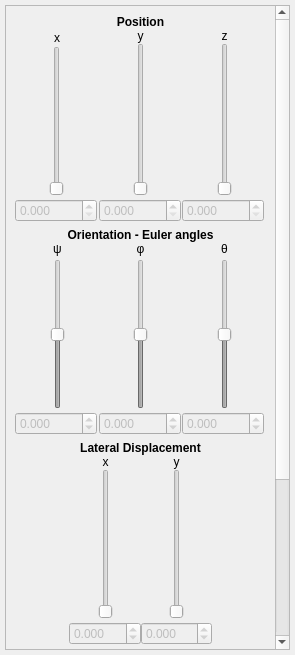
<?xml version="1.0" encoding="UTF-8"?>
<ui version="4.0">
 <class>MoleculeSettings</class>
 <widget class="QDockWidget" name="MoleculeSettings">
  <property name="geometry">
   <rect>
    <x>0</x>
    <y>0</y>
    <width>295</width>
    <height>655</height>
   </rect>
  </property>
  <property name="sizePolicy">
   <sizepolicy hsizetype="Preferred" vsizetype="Preferred">
    <horstretch>0</horstretch>
    <verstretch>0</verstretch>
   </sizepolicy>
  </property>
  <property name="minimumSize">
   <size>
    <width>295</width>
    <height>116</height>
   </size>
  </property>
  <property name="maximumSize">
   <size>
    <width>295</width>
    <height>524287</height>
   </size>
  </property>
  <property name="windowTitle">
   <string>Molecule Adjustment</string>
  </property>
  <widget class="QWidget" name="dockWidgetContents">
   <property name="minimumSize">
    <size>
     <width>295</width>
     <height>0</height>
    </size>
   </property>
   <property name="maximumSize">
    <size>
     <width>295</width>
     <height>16777215</height>
    </size>
   </property>
   <layout class="QHBoxLayout" name="horizontalLayout_16">
    <property name="spacing">
     <number>5</number>
    </property>
    <property name="leftMargin">
     <number>5</number>
    </property>
    <property name="topMargin">
     <number>5</number>
    </property>
    <property name="rightMargin">
     <number>5</number>
    </property>
    <property name="bottomMargin">
     <number>5</number>
    </property>
    <item>
     <widget class="QScrollArea" name="scrollArea">
      <property name="widgetResizable">
       <bool>true</bool>
      </property>
      <widget class="QWidget" name="scrollAreaWidgetContents">
       <property name="geometry">
        <rect>
         <x>0</x>
         <y>-385</y>
         <width>276</width>
         <height>990</height>
        </rect>
       </property>
       <layout class="QVBoxLayout" name="verticalLayout">
        <item>
         <layout class="QVBoxLayout" name="verticalLayout_25">
          <item>
           <layout class="QVBoxLayout" name="verticalLayout_14">
            <property name="spacing">
             <number>0</number>
            </property>
            <item>
             <widget class="QLabel" name="positionTitle">
              <property name="text">
               <string>&lt;b&gt;Position&lt;/b&gt;</string>
              </property>
              <property name="textFormat">
               <enum>Qt::RichText</enum>
              </property>
              <property name="alignment">
               <set>Qt::AlignCenter</set>
              </property>
             </widget>
            </item>
            <item>
             <layout class="QHBoxLayout" name="horizontalLayout_7">
              <property name="spacing">
               <number>0</number>
              </property>
              <item>
               <layout class="QVBoxLayout" name="verticalLayout_3">
                <property name="spacing">
                 <number>3</number>
                </property>
                <item>
                 <layout class="QHBoxLayout" name="horizontalLayout">
                  <item>
                   <spacer name="horizontalSpacer">
                    <property name="orientation">
                     <enum>Qt::Horizontal</enum>
                    </property>
                    <property name="sizeHint" stdset="0">
                     <size>
                      <width>10</width>
                      <height>20</height>
                     </size>
                    </property>
                   </spacer>
                  </item>
                  <item>
                   <layout class="QVBoxLayout" name="verticalLayout_2">
                    <property name="spacing">
                     <number>0</number>
                    </property>
                    <item>
                     <widget class="QLabel" name="xLabel">
                      <property name="minimumSize">
                       <size>
                        <width>16</width>
                        <height>17</height>
                       </size>
                      </property>
                      <property name="text">
                       <string>x</string>
                      </property>
                      <property name="alignment">
                       <set>Qt::AlignCenter</set>
                      </property>
                     </widget>
                    </item>
                    <item>
                     <widget class="QSlider" name="xSlider">
                      <property name="enabled">
                       <bool>false</bool>
                      </property>
                      <property name="minimumSize">
                       <size>
                        <width>0</width>
                        <height>150</height>
                       </size>
                      </property>
                      <property name="orientation">
                       <enum>Qt::Vertical</enum>
                      </property>
                     </widget>
                    </item>
                   </layout>
                  </item>
                  <item>
                   <spacer name="horizontalSpacer_2">
                    <property name="orientation">
                     <enum>Qt::Horizontal</enum>
                    </property>
                    <property name="sizeHint" stdset="0">
                     <size>
                      <width>10</width>
                      <height>20</height>
                     </size>
                    </property>
                   </spacer>
                  </item>
                 </layout>
                </item>
                <item>
                 <widget class="QDoubleSpinBox" name="xSpinBox">
                  <property name="enabled">
                   <bool>false</bool>
                  </property>
                  <property name="maximumSize">
                   <size>
                    <width>82</width>
                    <height>16777215</height>
                   </size>
                  </property>
                  <property name="decimals">
                   <number>3</number>
                  </property>
                 </widget>
                </item>
               </layout>
              </item>
              <item>
               <layout class="QVBoxLayout" name="verticalLayout_5">
                <property name="spacing">
                 <number>3</number>
                </property>
                <item>
                 <layout class="QHBoxLayout" name="horizontalLayout_2">
                  <item>
                   <spacer name="horizontalSpacer_3">
                    <property name="orientation">
                     <enum>Qt::Horizontal</enum>
                    </property>
                    <property name="sizeHint" stdset="0">
                     <size>
                      <width>0</width>
                      <height>20</height>
                     </size>
                    </property>
                   </spacer>
                  </item>
                  <item>
                   <layout class="QVBoxLayout" name="verticalLayout_4">
                    <property name="spacing">
                     <number>0</number>
                    </property>
                    <item>
                     <widget class="QLabel" name="yLabel">
                      <property name="text">
                       <string>y</string>
                      </property>
                      <property name="alignment">
                       <set>Qt::AlignCenter</set>
                      </property>
                     </widget>
                    </item>
                    <item>
                     <widget class="QSlider" name="ySlider">
                      <property name="enabled">
                       <bool>false</bool>
                      </property>
                      <property name="minimumSize">
                       <size>
                        <width>0</width>
                        <height>150</height>
                       </size>
                      </property>
                      <property name="orientation">
                       <enum>Qt::Vertical</enum>
                      </property>
                     </widget>
                    </item>
                   </layout>
                  </item>
                  <item>
                   <spacer name="horizontalSpacer_4">
                    <property name="orientation">
                     <enum>Qt::Horizontal</enum>
                    </property>
                    <property name="sizeHint" stdset="0">
                     <size>
                      <width>0</width>
                      <height>20</height>
                     </size>
                    </property>
                   </spacer>
                  </item>
                 </layout>
                </item>
                <item>
                 <widget class="QDoubleSpinBox" name="ySpinBox">
                  <property name="enabled">
                   <bool>false</bool>
                  </property>
                  <property name="maximumSize">
                   <size>
                    <width>82</width>
                    <height>16777215</height>
                   </size>
                  </property>
                  <property name="decimals">
                   <number>3</number>
                  </property>
                 </widget>
                </item>
               </layout>
              </item>
              <item>
               <layout class="QVBoxLayout" name="verticalLayout_7">
                <property name="spacing">
                 <number>3</number>
                </property>
                <item>
                 <layout class="QHBoxLayout" name="horizontalLayout_3">
                  <item>
                   <spacer name="horizontalSpacer_5">
                    <property name="orientation">
                     <enum>Qt::Horizontal</enum>
                    </property>
                    <property name="sizeHint" stdset="0">
                     <size>
                      <width>0</width>
                      <height>20</height>
                     </size>
                    </property>
                   </spacer>
                  </item>
                  <item>
                   <layout class="QVBoxLayout" name="verticalLayout_6">
                    <property name="spacing">
                     <number>0</number>
                    </property>
                    <item>
                     <widget class="QLabel" name="zLabel">
                      <property name="text">
                       <string>z</string>
                      </property>
                      <property name="alignment">
                       <set>Qt::AlignCenter</set>
                      </property>
                     </widget>
                    </item>
                    <item>
                     <widget class="QSlider" name="zSlider">
                      <property name="enabled">
                       <bool>false</bool>
                      </property>
                      <property name="minimumSize">
                       <size>
                        <width>0</width>
                        <height>150</height>
                       </size>
                      </property>
                      <property name="orientation">
                       <enum>Qt::Vertical</enum>
                      </property>
                     </widget>
                    </item>
                   </layout>
                  </item>
                  <item>
                   <spacer name="horizontalSpacer_6">
                    <property name="orientation">
                     <enum>Qt::Horizontal</enum>
                    </property>
                    <property name="sizeHint" stdset="0">
                     <size>
                      <width>0</width>
                      <height>20</height>
                     </size>
                    </property>
                   </spacer>
                  </item>
                 </layout>
                </item>
                <item>
                 <widget class="QDoubleSpinBox" name="zSpinBox">
                  <property name="enabled">
                   <bool>false</bool>
                  </property>
                  <property name="maximumSize">
                   <size>
                    <width>82</width>
                    <height>16777215</height>
                   </size>
                  </property>
                  <property name="decimals">
                   <number>3</number>
                  </property>
                 </widget>
                </item>
               </layout>
              </item>
             </layout>
            </item>
           </layout>
          </item>
          <item>
           <layout class="QVBoxLayout" name="verticalLayout_15">
            <property name="spacing">
             <number>0</number>
            </property>
            <item>
             <widget class="QLabel" name="orientationTitle">
              <property name="text">
               <string>&lt;b&gt;Orientation - Euler angles&lt;/b&gt;</string>
              </property>
              <property name="alignment">
               <set>Qt::AlignCenter</set>
              </property>
             </widget>
            </item>
            <item>
             <layout class="QHBoxLayout" name="horizontalLayout_8">
              <property name="spacing">
               <number>0</number>
              </property>
              <item>
               <layout class="QVBoxLayout" name="verticalLayout_11">
                <property name="spacing">
                 <number>3</number>
                </property>
                <item>
                 <layout class="QHBoxLayout" name="horizontalLayout_4">
                  <item>
                   <spacer name="horizontalSpacer_7">
                    <property name="orientation">
                     <enum>Qt::Horizontal</enum>
                    </property>
                    <property name="sizeHint" stdset="0">
                     <size>
                      <width>0</width>
                      <height>20</height>
                     </size>
                    </property>
                   </spacer>
                  </item>
                  <item>
                   <layout class="QVBoxLayout" name="verticalLayout_8">
                    <item>
                     <widget class="QLabel" name="psiLabel">
                      <property name="text">
                       <string>&lt;html&gt;&lt;head/&gt;&lt;body&gt;&lt;p&gt;&amp;#968;&lt;/p&gt;&lt;/body&gt;&lt;/html&gt;</string>
                      </property>
                      <property name="alignment">
                       <set>Qt::AlignCenter</set>
                      </property>
                     </widget>
                    </item>
                    <item>
                     <widget class="QSlider" name="psiSlider">
                      <property name="enabled">
                       <bool>false</bool>
                      </property>
                      <property name="minimumSize">
                       <size>
                        <width>0</width>
                        <height>150</height>
                       </size>
                      </property>
                      <property name="minimum">
                       <number>-1800</number>
                      </property>
                      <property name="maximum">
                       <number>1800</number>
                      </property>
                      <property name="orientation">
                       <enum>Qt::Vertical</enum>
                      </property>
                     </widget>
                    </item>
                   </layout>
                  </item>
                  <item>
                   <spacer name="horizontalSpacer_8">
                    <property name="orientation">
                     <enum>Qt::Horizontal</enum>
                    </property>
                    <property name="sizeHint" stdset="0">
                     <size>
                      <width>0</width>
                      <height>20</height>
                     </size>
                    </property>
                   </spacer>
                  </item>
                 </layout>
                </item>
                <item>
                 <widget class="QDoubleSpinBox" name="psiSpinBox">
                  <property name="enabled">
                   <bool>false</bool>
                  </property>
                  <property name="maximumSize">
                   <size>
                    <width>82</width>
                    <height>16777215</height>
                   </size>
                  </property>
                  <property name="decimals">
                   <number>3</number>
                  </property>
                  <property name="minimum">
                   <double>-180.000000000000000</double>
                  </property>
                  <property name="maximum">
                   <double>180.000000000000000</double>
                  </property>
                  <property name="singleStep">
                   <double>0.100000000000000</double>
                  </property>
                 </widget>
                </item>
               </layout>
              </item>
              <item>
               <layout class="QVBoxLayout" name="verticalLayout_12">
                <property name="spacing">
                 <number>3</number>
                </property>
                <item>
                 <layout class="QHBoxLayout" name="horizontalLayout_5">
                  <item>
                   <spacer name="horizontalSpacer_9">
                    <property name="orientation">
                     <enum>Qt::Horizontal</enum>
                    </property>
                    <property name="sizeHint" stdset="0">
                     <size>
                      <width>0</width>
                      <height>20</height>
                     </size>
                    </property>
                   </spacer>
                  </item>
                  <item>
                   <layout class="QVBoxLayout" name="verticalLayout_9">
                    <item>
                     <widget class="QLabel" name="phiLabel">
                      <property name="text">
                       <string>&lt;html&gt;&lt;head/&gt;&lt;body&gt;&lt;p&gt;&amp;#966;&lt;/p&gt;&lt;/body&gt;&lt;/html&gt;</string>
                      </property>
                      <property name="alignment">
                       <set>Qt::AlignCenter</set>
                      </property>
                     </widget>
                    </item>
                    <item>
                     <widget class="QSlider" name="phiSlider">
                      <property name="enabled">
                       <bool>false</bool>
                      </property>
                      <property name="minimumSize">
                       <size>
                        <width>0</width>
                        <height>150</height>
                       </size>
                      </property>
                      <property name="minimum">
                       <number>-1800</number>
                      </property>
                      <property name="maximum">
                       <number>1800</number>
                      </property>
                      <property name="orientation">
                       <enum>Qt::Vertical</enum>
                      </property>
                     </widget>
                    </item>
                   </layout>
                  </item>
                  <item>
                   <spacer name="horizontalSpacer_10">
                    <property name="orientation">
                     <enum>Qt::Horizontal</enum>
                    </property>
                    <property name="sizeHint" stdset="0">
                     <size>
                      <width>0</width>
                      <height>20</height>
                     </size>
                    </property>
                   </spacer>
                  </item>
                 </layout>
                </item>
                <item>
                 <widget class="QDoubleSpinBox" name="phiSpinBox">
                  <property name="enabled">
                   <bool>false</bool>
                  </property>
                  <property name="maximumSize">
                   <size>
                    <width>82</width>
                    <height>16777215</height>
                   </size>
                  </property>
                  <property name="decimals">
                   <number>3</number>
                  </property>
                  <property name="minimum">
                   <double>-180.000000000000000</double>
                  </property>
                  <property name="maximum">
                   <double>180.000000000000000</double>
                  </property>
                  <property name="singleStep">
                   <double>0.100000000000000</double>
                  </property>
                 </widget>
                </item>
               </layout>
              </item>
              <item>
               <layout class="QVBoxLayout" name="verticalLayout_13">
                <property name="spacing">
                 <number>3</number>
                </property>
                <item>
                 <layout class="QHBoxLayout" name="horizontalLayout_6">
                  <item>
                   <spacer name="horizontalSpacer_11">
                    <property name="orientation">
                     <enum>Qt::Horizontal</enum>
                    </property>
                    <property name="sizeHint" stdset="0">
                     <size>
                      <width>0</width>
                      <height>20</height>
                     </size>
                    </property>
                   </spacer>
                  </item>
                  <item>
                   <layout class="QVBoxLayout" name="verticalLayout_10">
                    <item>
                     <widget class="QLabel" name="thetaLabel">
                      <property name="text">
                       <string>&lt;html&gt;&lt;head/&gt;&lt;body&gt;&lt;p&gt;&amp;#952;&lt;/p&gt;&lt;/body&gt;&lt;/html&gt;</string>
                      </property>
                      <property name="alignment">
                       <set>Qt::AlignCenter</set>
                      </property>
                     </widget>
                    </item>
                    <item>
                     <widget class="QSlider" name="thetaSlider">
                      <property name="enabled">
                       <bool>false</bool>
                      </property>
                      <property name="minimumSize">
                       <size>
                        <width>0</width>
                        <height>150</height>
                       </size>
                      </property>
                      <property name="minimum">
                       <number>-900</number>
                      </property>
                      <property name="maximum">
                       <number>900</number>
                      </property>
                      <property name="orientation">
                       <enum>Qt::Vertical</enum>
                      </property>
                     </widget>
                    </item>
                   </layout>
                  </item>
                  <item>
                   <spacer name="horizontalSpacer_12">
                    <property name="orientation">
                     <enum>Qt::Horizontal</enum>
                    </property>
                    <property name="sizeHint" stdset="0">
                     <size>
                      <width>0</width>
                      <height>20</height>
                     </size>
                    </property>
                   </spacer>
                  </item>
                 </layout>
                </item>
                <item>
                 <widget class="QDoubleSpinBox" name="thetaSpinBox">
                  <property name="enabled">
                   <bool>false</bool>
                  </property>
                  <property name="maximumSize">
                   <size>
                    <width>82</width>
                    <height>16777215</height>
                   </size>
                  </property>
                  <property name="decimals">
                   <number>3</number>
                  </property>
                  <property name="minimum">
                   <double>-90.000000000000000</double>
                  </property>
                  <property name="maximum">
                   <double>90.000000000000000</double>
                  </property>
                  <property name="singleStep">
                   <double>0.100000000000000</double>
                  </property>
                 </widget>
                </item>
               </layout>
              </item>
             </layout>
            </item>
           </layout>
          </item>
          <item>
           <layout class="QHBoxLayout" name="horizontalLayout_15">
            <item>
             <spacer name="horizontalSpacer_21">
              <property name="orientation">
               <enum>Qt::Horizontal</enum>
              </property>
              <property name="sizeHint" stdset="0">
               <size>
                <width>15</width>
                <height>20</height>
               </size>
              </property>
             </spacer>
            </item>
            <item>
             <layout class="QVBoxLayout" name="verticalLayout_24">
              <item>
               <layout class="QVBoxLayout" name="verticalLayout_20">
                <property name="spacing">
                 <number>0</number>
                </property>
                <item>
                 <widget class="QLabel" name="latTitle">
                  <property name="text">
                   <string>&lt;b&gt;Lateral Displacement&lt;/b&gt;</string>
                  </property>
                  <property name="alignment">
                   <set>Qt::AlignCenter</set>
                  </property>
                 </widget>
                </item>
                <item>
                 <layout class="QHBoxLayout" name="horizontalLayout_11">
                  <item>
                   <layout class="QVBoxLayout" name="verticalLayout_18">
                    <property name="spacing">
                     <number>3</number>
                    </property>
                    <item>
                     <layout class="QHBoxLayout" name="horizontalLayout_9">
                      <item>
                       <spacer name="horizontalSpacer_13">
                        <property name="orientation">
                         <enum>Qt::Horizontal</enum>
                        </property>
                        <property name="sizeHint" stdset="0">
                         <size>
                          <width>0</width>
                          <height>20</height>
                         </size>
                        </property>
                       </spacer>
                      </item>
                      <item>
                       <layout class="QVBoxLayout" name="verticalLayout_16">
                        <property name="spacing">
                         <number>0</number>
                        </property>
                        <item>
                         <widget class="QLabel" name="XlatLabel">
                          <property name="text">
                           <string>x</string>
                          </property>
                          <property name="alignment">
                           <set>Qt::AlignCenter</set>
                          </property>
                         </widget>
                        </item>
                        <item>
                         <widget class="QSlider" name="XlatSlider">
                          <property name="enabled">
                           <bool>false</bool>
                          </property>
                          <property name="minimumSize">
                           <size>
                            <width>0</width>
                            <height>150</height>
                           </size>
                          </property>
                          <property name="orientation">
                           <enum>Qt::Vertical</enum>
                          </property>
                         </widget>
                        </item>
                       </layout>
                      </item>
                      <item>
                       <spacer name="horizontalSpacer_14">
                        <property name="orientation">
                         <enum>Qt::Horizontal</enum>
                        </property>
                        <property name="sizeHint" stdset="0">
                         <size>
                          <width>0</width>
                          <height>20</height>
                         </size>
                        </property>
                       </spacer>
                      </item>
                     </layout>
                    </item>
                    <item>
                     <widget class="QDoubleSpinBox" name="XlatSpinBox">
                      <property name="enabled">
                       <bool>false</bool>
                      </property>
                      <property name="maximumSize">
                       <size>
                        <width>82</width>
                        <height>16777215</height>
                       </size>
                      </property>
                      <property name="decimals">
                       <number>3</number>
                      </property>
                      <property name="minimum">
                       <double>-50.000000000000000</double>
                      </property>
                      <property name="maximum">
                       <double>50.000000000000000</double>
                      </property>
                      <property name="singleStep">
                       <double>0.100000000000000</double>
                      </property>
                     </widget>
                    </item>
                   </layout>
                  </item>
                  <item>
                   <layout class="QVBoxLayout" name="verticalLayout_19">
                    <property name="spacing">
                     <number>3</number>
                    </property>
                    <item>
                     <layout class="QHBoxLayout" name="horizontalLayout_10">
                      <item>
                       <spacer name="horizontalSpacer_15">
                        <property name="orientation">
                         <enum>Qt::Horizontal</enum>
                        </property>
                        <property name="sizeHint" stdset="0">
                         <size>
                          <width>0</width>
                          <height>20</height>
                         </size>
                        </property>
                       </spacer>
                      </item>
                      <item>
                       <layout class="QVBoxLayout" name="verticalLayout_17">
                        <property name="spacing">
                         <number>0</number>
                        </property>
                        <item>
                         <widget class="QLabel" name="YlatLabel">
                          <property name="text">
                           <string>y</string>
                          </property>
                          <property name="alignment">
                           <set>Qt::AlignCenter</set>
                          </property>
                         </widget>
                        </item>
                        <item>
                         <widget class="QSlider" name="YlatSlider">
                          <property name="enabled">
                           <bool>false</bool>
                          </property>
                          <property name="minimumSize">
                           <size>
                            <width>0</width>
                            <height>150</height>
                           </size>
                          </property>
                          <property name="orientation">
                           <enum>Qt::Vertical</enum>
                          </property>
                         </widget>
                        </item>
                       </layout>
                      </item>
                      <item>
                       <spacer name="horizontalSpacer_16">
                        <property name="orientation">
                         <enum>Qt::Horizontal</enum>
                        </property>
                        <property name="sizeHint" stdset="0">
                         <size>
                          <width>0</width>
                          <height>20</height>
                         </size>
                        </property>
                       </spacer>
                      </item>
                     </layout>
                    </item>
                    <item>
                     <widget class="QDoubleSpinBox" name="YlatSpinBox">
                      <property name="enabled">
                       <bool>false</bool>
                      </property>
                      <property name="maximumSize">
                       <size>
                        <width>82</width>
                        <height>16777215</height>
                       </size>
                      </property>
                      <property name="decimals">
                       <number>3</number>
                      </property>
                      <property name="minimum">
                       <double>-50.000000000000000</double>
                      </property>
                      <property name="maximum">
                       <double>50.000000000000000</double>
                      </property>
                      <property name="singleStep">
                       <double>0.100000000000000</double>
                      </property>
                     </widget>
                    </item>
                   </layout>
                  </item>
                 </layout>
                </item>
               </layout>
              </item>
              <item>
               <layout class="QVBoxLayout" name="verticalLayout_23">
                <property name="spacing">
                 <number>0</number>
                </property>
                <item>
                 <widget class="QLabel" name="distangTitle">
                  <property name="text">
                   <string>&lt;b&gt;Distance + Angle&lt;/b&gt;</string>
                  </property>
                  <property name="alignment">
                   <set>Qt::AlignCenter</set>
                  </property>
                 </widget>
                </item>
                <item>
                 <layout class="QHBoxLayout" name="horizontalLayout_14">
                  <item>
                   <layout class="QVBoxLayout" name="verticalLayout_21">
                    <property name="spacing">
                     <number>3</number>
                    </property>
                    <item>
                     <widget class="QLabel" name="distLabel">
                      <property name="text">
                       <string>distance</string>
                      </property>
                      <property name="alignment">
                       <set>Qt::AlignCenter</set>
                      </property>
                     </widget>
                    </item>
                    <item>
                     <layout class="QHBoxLayout" name="horizontalLayout_12">
                      <item>
                       <spacer name="horizontalSpacer_17">
                        <property name="orientation">
                         <enum>Qt::Horizontal</enum>
                        </property>
                        <property name="sizeHint" stdset="0">
                         <size>
                          <width>0</width>
                          <height>20</height>
                         </size>
                        </property>
                       </spacer>
                      </item>
                      <item>
                       <widget class="QSlider" name="distSlider">
                        <property name="enabled">
                         <bool>false</bool>
                        </property>
                        <property name="minimumSize">
                         <size>
                          <width>0</width>
                          <height>150</height>
                         </size>
                        </property>
                        <property name="orientation">
                         <enum>Qt::Vertical</enum>
                        </property>
                       </widget>
                      </item>
                      <item>
                       <spacer name="horizontalSpacer_18">
                        <property name="orientation">
                         <enum>Qt::Horizontal</enum>
                        </property>
                        <property name="sizeHint" stdset="0">
                         <size>
                          <width>0</width>
                          <height>20</height>
                         </size>
                        </property>
                       </spacer>
                      </item>
                     </layout>
                    </item>
                    <item>
                     <widget class="QDoubleSpinBox" name="distSpinBox">
                      <property name="enabled">
                       <bool>false</bool>
                      </property>
                      <property name="maximumSize">
                       <size>
                        <width>82</width>
                        <height>16777215</height>
                       </size>
                      </property>
                      <property name="decimals">
                       <number>3</number>
                      </property>
                      <property name="minimum">
                       <double>-50.000000000000000</double>
                      </property>
                      <property name="maximum">
                       <double>50.000000000000000</double>
                      </property>
                      <property name="singleStep">
                       <double>0.100000000000000</double>
                      </property>
                     </widget>
                    </item>
                   </layout>
                  </item>
                  <item>
                   <layout class="QVBoxLayout" name="verticalLayout_22">
                    <property name="spacing">
                     <number>3</number>
                    </property>
                    <item>
                     <widget class="QLabel" name="angleLabel">
                      <property name="text">
                       <string>angle</string>
                      </property>
                      <property name="alignment">
                       <set>Qt::AlignCenter</set>
                      </property>
                     </widget>
                    </item>
                    <item>
                     <layout class="QHBoxLayout" name="horizontalLayout_13">
                      <item>
                       <spacer name="horizontalSpacer_19">
                        <property name="orientation">
                         <enum>Qt::Horizontal</enum>
                        </property>
                        <property name="sizeHint" stdset="0">
                         <size>
                          <width>0</width>
                          <height>20</height>
                         </size>
                        </property>
                       </spacer>
                      </item>
                      <item>
                       <widget class="QSlider" name="angleSlider">
                        <property name="enabled">
                         <bool>false</bool>
                        </property>
                        <property name="minimumSize">
                         <size>
                          <width>0</width>
                          <height>150</height>
                         </size>
                        </property>
                        <property name="orientation">
                         <enum>Qt::Vertical</enum>
                        </property>
                       </widget>
                      </item>
                      <item>
                       <spacer name="horizontalSpacer_20">
                        <property name="orientation">
                         <enum>Qt::Horizontal</enum>
                        </property>
                        <property name="sizeHint" stdset="0">
                         <size>
                          <width>0</width>
                          <height>20</height>
                         </size>
                        </property>
                       </spacer>
                      </item>
                     </layout>
                    </item>
                    <item>
                     <widget class="QDoubleSpinBox" name="angleSpinBox">
                      <property name="enabled">
                       <bool>false</bool>
                      </property>
                      <property name="maximumSize">
                       <size>
                        <width>82</width>
                        <height>16777215</height>
                       </size>
                      </property>
                      <property name="decimals">
                       <number>3</number>
                      </property>
                      <property name="minimum">
                       <double>-180.000000000000000</double>
                      </property>
                      <property name="maximum">
                       <double>180.000000000000000</double>
                      </property>
                      <property name="singleStep">
                       <double>0.100000000000000</double>
                      </property>
                     </widget>
                    </item>
                   </layout>
                  </item>
                 </layout>
                </item>
               </layout>
              </item>
             </layout>
            </item>
            <item>
             <spacer name="horizontalSpacer_22">
              <property name="orientation">
               <enum>Qt::Horizontal</enum>
              </property>
              <property name="sizeHint" stdset="0">
               <size>
                <width>15</width>
                <height>20</height>
               </size>
              </property>
             </spacer>
            </item>
           </layout>
          </item>
         </layout>
        </item>
       </layout>
      </widget>
     </widget>
    </item>
   </layout>
  </widget>
 </widget>
 <resources/>
 <connections/>
</ui>
